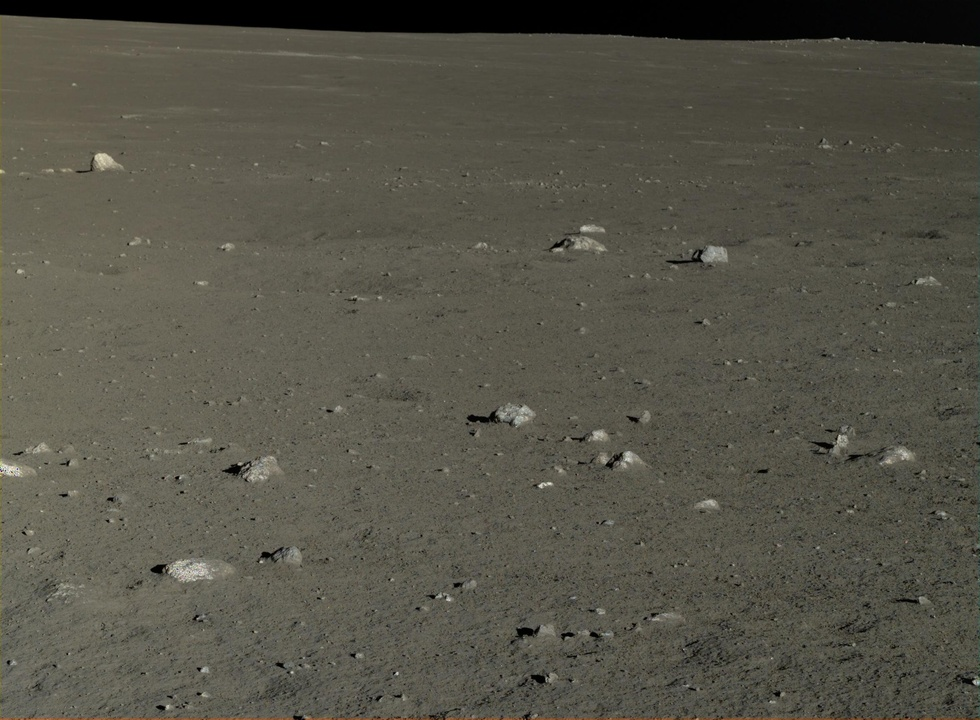
#> input picture img.jpg, 980 x 720 px, shrunk from 2352 x 1728 before the run, found by its file name
$ python run2.py
#> lines starting #> are read from the running program, lines starting #| are printed output that depends on the picture
import cv2
import numpy as np
import matplotlib.pyplot as plt
#from sklearn.linear_model import LogisticRegression
from sklearn.ensemble import RandomForestClassifier
from sklearn.svm import SVC
#from sklearn.tree import DecisionTreeClassifier
from sklearn.model_selection import train_test_split
from sklearn.metrics import roc_curve, auc, accuracy_score,roc_auc_score,precision_score,recall_score,f1_score,precision_recall_curve
from imblearn.under_sampling import RandomUnderSampler
# 读取图像
image = cv2.imread(r'E:\python\project\AI_course-master\img.jpg')
#> image is the input picture: shape (720, 980, 3); mean B, G, R 72.2, 83.9, 85.8
# 对图像进行预处理，例如调整大小、归一化等
# 提取特征向量
a=SVC()
features = image.reshape(-1, 3)  # 将图像展平为一维,3通道向量
# 标注数据
# 这里假设已经有了感兴趣区域的掩码图像，即二进制图像，其中像素值为1表示感兴趣区域，像素值为0(黑色)表示背景
mask = cv2.imread(r'E:\python\project\AI_course-master\output.png', 0)
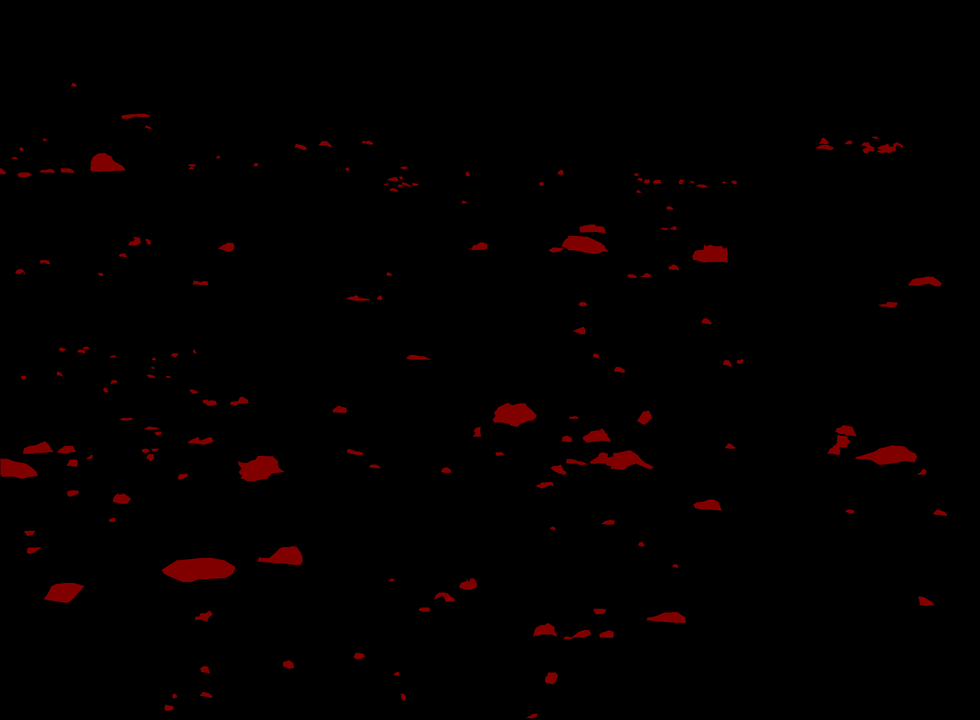
#> input picture output.png, 980 x 720 px, shrunk from 2352 x 1728 before the run, found by its file name
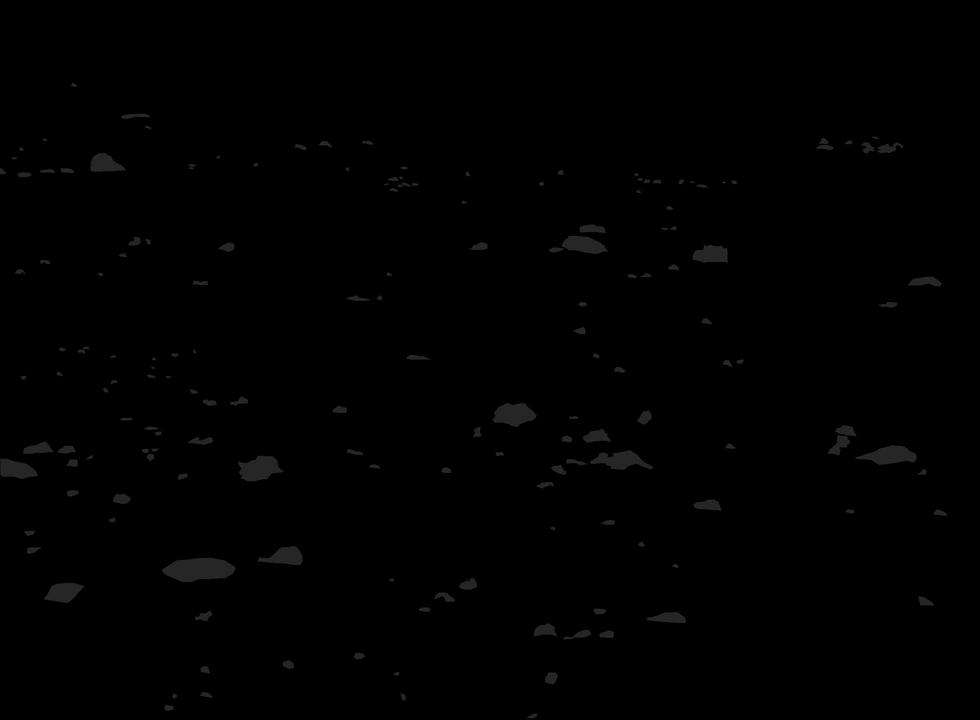
#> mask: shape (720, 980); min 0, max 46, mean 0.8
labels = mask.flatten()  # 将掩码图像展平为一维标签?
# 数据划分
#> (the run stopped early here; a loop or call above may not have finished)
